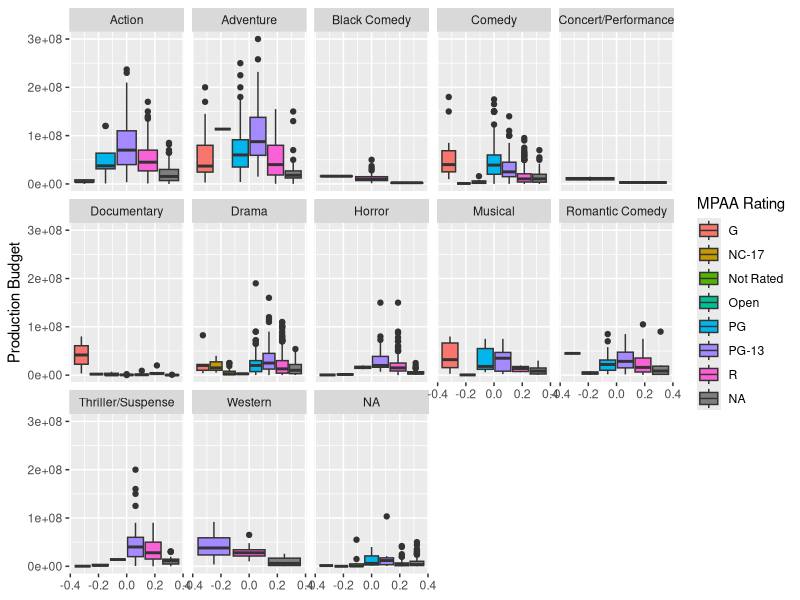

This figure's R source:
library(tidyverse)

df <- read_csv("data/movies.csv")
ggplot(df) +
  geom_boxplot(aes(
    y = `Production Budget`,
    fill = `MPAA Rating`
  )) +
  facet_wrap(vars(`Major Genre`), ncol = 5)
